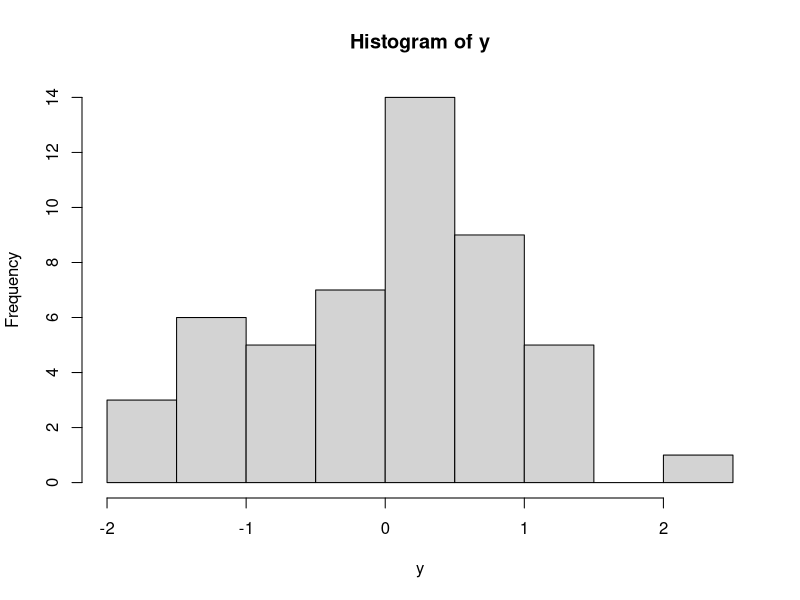
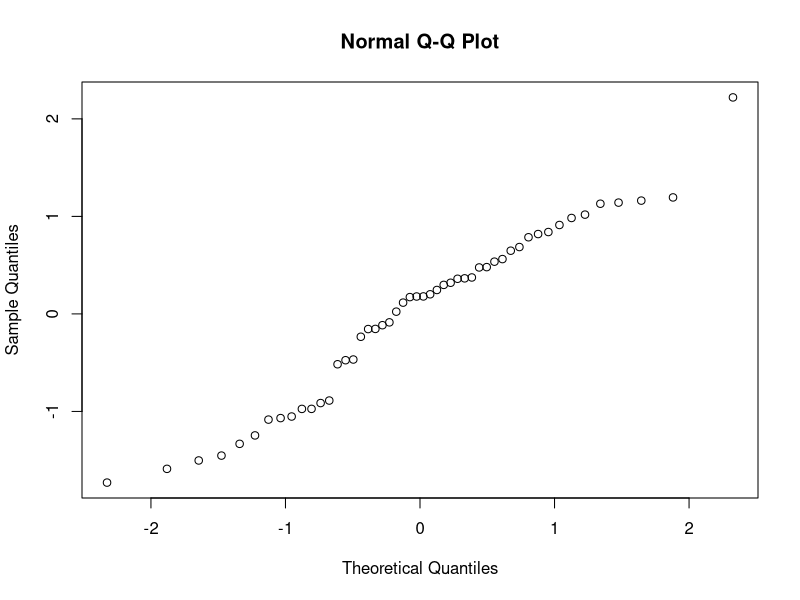
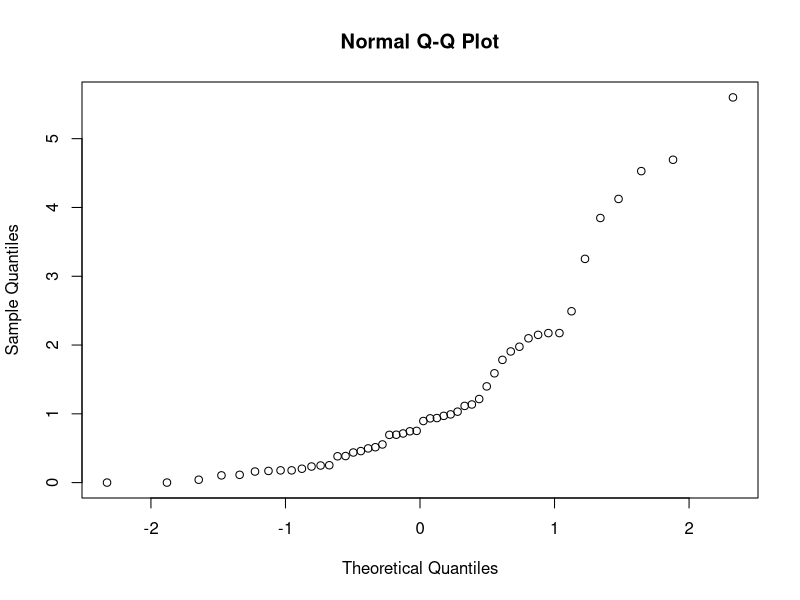
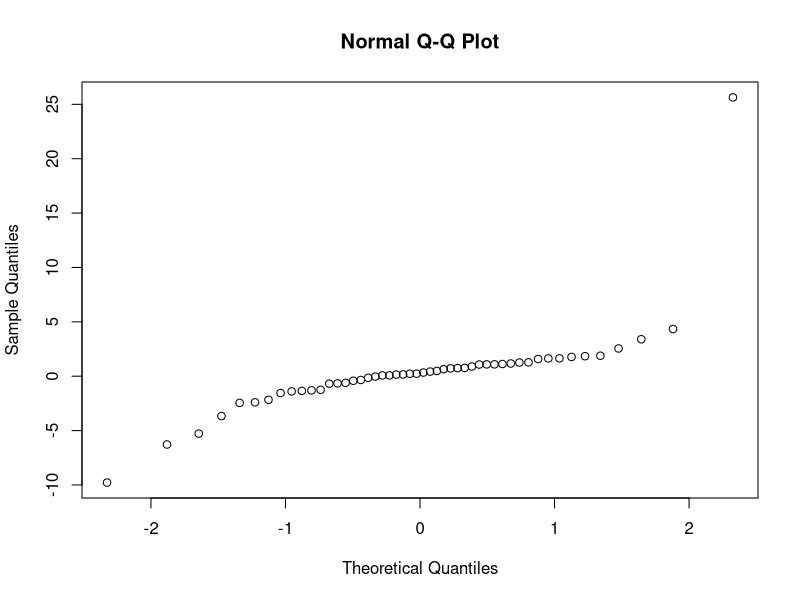

These figures' R source, in order: (Note: this script raises an error after producing the figures.)
## ---- chunk 1
# sample 50 numbers from the standard normal distribution
y = rnorm(50)

# look at the histogram - it's like the density function
hist(y)

# look at the QQ plot - it demonstrates how closely the distribution matches the quantiles of a Normal distribution.
qqnorm(y)

# plot a couple of non-normal QQ plots:
qqnorm( rexp(50) )
qqnorm( rt(50, df=2) )
## ---- chunk 2
# extract just the mice that got the medium dose of THC
mice_med = mice_pot[ mice_pot$group == 1, ]

# look at the histogram and QQ plot to assess whether the data are approximately normal
hist( mice_med$percent_of_act )
qqnorm( mice_med$percent_of_act )
## ---- chunk 3
# calculate the sample mean, sample standard deviation, and sample size:
x_bar = mean( mice_med$percent_of_act )
s = sd( mice_med$percent_of_act )
n = nrow( mice_med )

# calculate the relevant quantiles of the t-distribution.
# use the 0.1 and 0.9 quantiles because we want the 80% confidence interval
# and (1-0.8) / 2 = 0.1 and 1 - 0.1 = 0.9.
t_low = qt(0.1, df=n-1)
t_high = qt(0.9, df=n-1)

# calculate the confidence interval:
cat( "The 80% CI is (", x_bar + t_low * s / sqrt(n), ", ", x_bar + t_high * s / sqrt(n), ").")

# check your calculation with the t.test function:
t.test( mice_med$percent_of_act, conf.level=0.8 )

## ---- chunk 4
# calculate the number of barnacles per unit area for each sample:
barnacles$per_m = barnacles$count / barnacles$area_m

# examine the histogram and QQ plot of the barnacles per unit area:
hist( barnacles$per_m, main="barnacles per square meter" )
qqnorm( barnacles$per_m )

# does it look to you like the barnacles per unit area are distributed like a normal distribution?
## ---- chunk 5
# define the sample size and a 
B = 200
t_boot = numeric( B )

# generate the bootstrap-t distribution for this data
for (i in 1:B) {
  z = sample( barnacles$per_m, replace=TRUE )
  t_boot[[i]] = ( mean(z) - mean(barnacles$per_m) ) / ( sd(z) / sqrt(length(z)) )
}

# plot the histogram of the bootstrap-t distribution
hist(t_boot)

# extract the 0.025 and 0.975 quantiles, and annotate the histogram with them
t_lower = quantile( t_boot, 0.025 )
t_upper = quantile( t_boot, 0.975 )
abline( v = c(t_lower, t_upper), lty=3)

# calculate the confidence interval
print( round( mean(barnacles$per_m) + c(t_lower, t_upper) * sd(barnacles$per_m) / sqrt(length(barnacles$per_m)), 2 ))

# compare to the result we'd see with a t confidence interval
t.test( barnacles$per_m )
